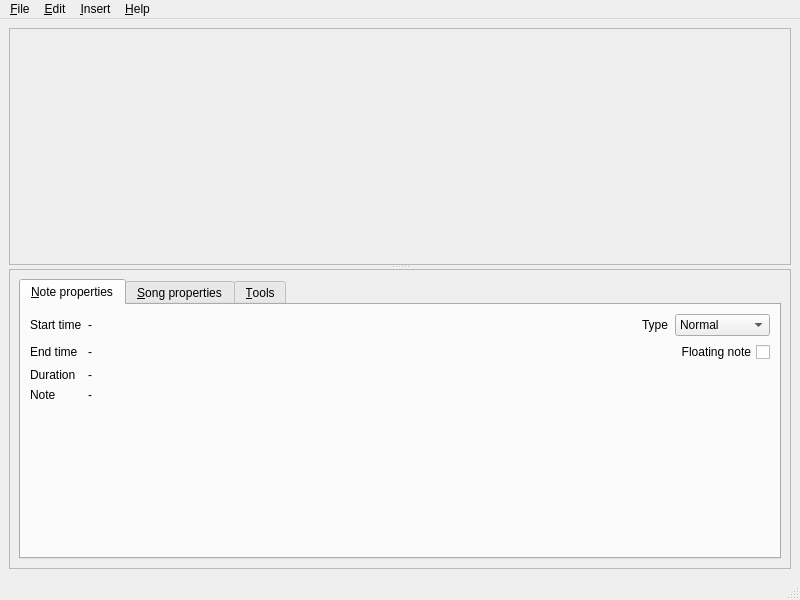
<?xml version="1.0" encoding="UTF-8"?>
<ui version="4.0">
 <class>EditorApp</class>
 <widget class="QMainWindow" name="EditorApp">
  <property name="geometry">
   <rect>
    <x>0</x>
    <y>0</y>
    <width>800</width>
    <height>600</height>
   </rect>
  </property>
  <property name="sizePolicy">
   <sizepolicy hsizetype="MinimumExpanding" vsizetype="MinimumExpanding">
    <horstretch>0</horstretch>
    <verstretch>0</verstretch>
   </sizepolicy>
  </property>
  <property name="minimumSize">
   <size>
    <width>600</width>
    <height>500</height>
   </size>
  </property>
  <property name="windowTitle">
   <string>Editor</string>
  </property>
  <widget class="QWidget" name="centralwidget">
   <layout class="QGridLayout" name="gridLayout">
    <item row="0" column="0">
     <widget class="QSplitter" name="splitter">
      <property name="orientation">
       <enum>Qt::Vertical</enum>
      </property>
      <widget class="QScrollArea" name="noteGraphScroller">
       <property name="sizePolicy">
        <sizepolicy hsizetype="Preferred" vsizetype="Preferred">
         <horstretch>0</horstretch>
         <verstretch>0</verstretch>
        </sizepolicy>
       </property>
       <property name="widgetResizable">
        <bool>true</bool>
       </property>
       <widget class="QWidget" name="noteGraphScrollerContents">
        <property name="geometry">
         <rect>
          <x>0</x>
          <y>0</y>
          <width>780</width>
          <height>227</height>
         </rect>
        </property>
        <layout class="QGridLayout" name="gridLayout_2"/>
       </widget>
      </widget>
      <widget class="QFrame" name="frame">
       <property name="sizePolicy">
        <sizepolicy hsizetype="Expanding" vsizetype="Expanding">
         <horstretch>0</horstretch>
         <verstretch>0</verstretch>
        </sizepolicy>
       </property>
       <property name="maximumSize">
        <size>
         <width>16777215</width>
         <height>300</height>
        </size>
       </property>
       <property name="frameShape">
        <enum>QFrame::StyledPanel</enum>
       </property>
       <property name="frameShadow">
        <enum>QFrame::Raised</enum>
       </property>
       <layout class="QGridLayout" name="gridLayout_3">
        <item row="0" column="0">
         <widget class="QTabWidget" name="tabWidget">
          <widget class="QWidget" name="tabNote">
           <attribute name="title">
            <string>&amp;Note properties</string>
           </attribute>
           <attribute name="toolTip">
            <string>Note properties</string>
           </attribute>
           <attribute name="whatsThis">
            <string>This tabs displays information on the currently selected note in the note graph. You can also change various note properties.</string>
           </attribute>
           <layout class="QGridLayout" name="gridLayout_4">
            <item row="0" column="0">
             <widget class="QLabel" name="label_3">
              <property name="text">
               <string>Start time</string>
              </property>
             </widget>
            </item>
            <item row="0" column="1">
             <widget class="QLabel" name="valNoteBegin">
              <property name="text">
               <string>-</string>
              </property>
             </widget>
            </item>
            <item row="1" column="0">
             <widget class="QLabel" name="label_4">
              <property name="text">
               <string>End time</string>
              </property>
             </widget>
            </item>
            <item row="1" column="1">
             <widget class="QLabel" name="valNoteEnd">
              <property name="text">
               <string>-</string>
              </property>
             </widget>
            </item>
            <item row="0" column="5">
             <widget class="QComboBox" name="cmbNoteType">
              <property name="toolTip">
               <string>Note type</string>
              </property>
              <property name="statusTip">
               <string>Choose what kind of note the selection should be.</string>
              </property>
              <property name="editable">
               <bool>false</bool>
              </property>
              <item>
               <property name="text">
                <string>Normal</string>
               </property>
              </item>
              <item>
               <property name="text">
                <string>Golden</string>
               </property>
              </item>
              <item>
               <property name="text">
                <string>Freestyle</string>
               </property>
              </item>
             </widget>
            </item>
            <item row="1" column="5">
             <widget class="QCheckBox" name="chkFloating">
              <property name="layoutDirection">
               <enum>Qt::RightToLeft</enum>
              </property>
              <property name="text">
               <string>Floating note</string>
              </property>
             </widget>
            </item>
            <item row="0" column="3">
             <widget class="QLabel" name="label_6">
              <property name="text">
               <string>Type</string>
              </property>
             </widget>
            </item>
            <item row="2" column="0">
             <widget class="QLabel" name="label_5">
              <property name="text">
               <string>Duration</string>
              </property>
             </widget>
            </item>
            <item row="2" column="1">
             <widget class="QLabel" name="valNoteDuration">
              <property name="text">
               <string>-</string>
              </property>
             </widget>
            </item>
            <item row="3" column="0">
             <widget class="QLabel" name="label_8">
              <property name="text">
               <string>Note</string>
              </property>
             </widget>
            </item>
            <item row="3" column="1">
             <widget class="QLabel" name="valNote">
              <property name="text">
               <string>-</string>
              </property>
             </widget>
            </item>
            <item row="4" column="0">
             <spacer name="verticalSpacer">
              <property name="orientation">
               <enum>Qt::Vertical</enum>
              </property>
              <property name="sizeHint" stdset="0">
               <size>
                <width>20</width>
                <height>40</height>
               </size>
              </property>
             </spacer>
            </item>
            <item row="0" column="2">
             <spacer name="horizontalSpacer">
              <property name="orientation">
               <enum>Qt::Horizontal</enum>
              </property>
              <property name="sizeType">
               <enum>QSizePolicy::Expanding</enum>
              </property>
              <property name="sizeHint" stdset="0">
               <size>
                <width>40</width>
                <height>20</height>
               </size>
              </property>
             </spacer>
            </item>
           </layout>
          </widget>
          <widget class="QWidget" name="tabSong">
           <attribute name="title">
            <string>&amp;Song properties</string>
           </attribute>
           <attribute name="toolTip">
            <string>Song properties</string>
           </attribute>
           <attribute name="whatsThis">
            <string>This tab lets you to configure the song metadata.</string>
           </attribute>
           <layout class="QGridLayout" name="gridLayout_5" columnstretch="10,70,10,20">
            <item row="0" column="0">
             <widget class="QLabel" name="label">
              <property name="text">
               <string>Title</string>
              </property>
             </widget>
            </item>
            <item row="0" column="1">
             <widget class="QLineEdit" name="txtTitle"/>
            </item>
            <item row="0" column="2">
             <widget class="QLabel" name="label_9">
              <property name="text">
               <string>Genre</string>
              </property>
              <property name="alignment">
               <set>Qt::AlignRight|Qt::AlignTrailing|Qt::AlignVCenter</set>
              </property>
             </widget>
            </item>
            <item row="0" column="3">
             <widget class="QLineEdit" name="txtGenre"/>
            </item>
            <item row="1" column="0">
             <widget class="QLabel" name="label_2">
              <property name="text">
               <string>Artist</string>
              </property>
             </widget>
            </item>
            <item row="1" column="1">
             <widget class="QLineEdit" name="txtArtist"/>
            </item>
            <item row="1" column="2">
             <widget class="QLabel" name="label_10">
              <property name="text">
               <string>Year</string>
              </property>
              <property name="alignment">
               <set>Qt::AlignRight|Qt::AlignTrailing|Qt::AlignVCenter</set>
              </property>
             </widget>
            </item>
            <item row="1" column="3">
             <widget class="QLineEdit" name="txtYear"/>
            </item>
            <item row="2" column="0">
             <widget class="QLabel" name="label_7">
              <property name="text">
               <string>Music</string>
              </property>
             </widget>
            </item>
            <item row="2" column="1">
             <widget class="QLabel" name="valMusicFile">
              <property name="text">
               <string>No music</string>
              </property>
             </widget>
            </item>
            <item row="3" column="1">
             <spacer name="verticalSpacer_2">
              <property name="orientation">
               <enum>Qt::Vertical</enum>
              </property>
              <property name="sizeHint" stdset="0">
               <size>
                <width>20</width>
                <height>40</height>
               </size>
              </property>
             </spacer>
            </item>
            <item row="2" column="3">
             <widget class="QPushButton" name="cmdMusicFile">
              <property name="toolTip">
               <string>Change music file...</string>
              </property>
              <property name="text">
               <string>Load music...</string>
              </property>
             </widget>
            </item>
           </layout>
          </widget>
          <widget class="QWidget" name="tabTools">
           <attribute name="title">
            <string>&amp;Tools</string>
           </attribute>
           <layout class="QGridLayout" name="gridLayout_6">
            <item row="0" column="0">
             <widget class="QPushButton" name="cmdPlay">
              <property name="toolTip">
               <string>Start playing the music file.</string>
              </property>
              <property name="text">
               <string>Play</string>
              </property>
             </widget>
            </item>
            <item row="0" column="1">
             <widget class="QPushButton" name="cmdStop">
              <property name="toolTip">
               <string>Stop the music.</string>
              </property>
              <property name="text">
               <string>Stop</string>
              </property>
             </widget>
            </item>
           </layout>
          </widget>
         </widget>
        </item>
       </layout>
      </widget>
     </widget>
    </item>
   </layout>
  </widget>
  <widget class="QMenuBar" name="menubar">
   <property name="geometry">
    <rect>
     <x>0</x>
     <y>0</y>
     <width>800</width>
     <height>25</height>
    </rect>
   </property>
   <widget class="QMenu" name="menuFile">
    <property name="title">
     <string>&amp;File</string>
    </property>
    <widget class="QMenu" name="menuExport">
     <property name="title">
      <string>Expo&amp;rt</string>
     </property>
     <addaction name="actionSingStarXML"/>
     <addaction name="actionUltraStarTXT"/>
     <addaction name="actionFoFMIDI"/>
     <addaction name="separator"/>
     <addaction name="actionLyricsToFile"/>
     <addaction name="actionLyricsToClipboard"/>
    </widget>
    <addaction name="actionNew"/>
    <addaction name="actionOpen"/>
    <addaction name="separator"/>
    <addaction name="actionSave"/>
    <addaction name="actionSaveAs"/>
    <addaction name="separator"/>
    <addaction name="menuExport"/>
    <addaction name="separator"/>
    <addaction name="actionExit"/>
   </widget>
   <widget class="QMenu" name="menuEdit">
    <property name="title">
     <string>&amp;Edit</string>
    </property>
    <addaction name="actionUndo"/>
    <addaction name="actionRedo"/>
    <addaction name="separator"/>
    <addaction name="actionPreferences"/>
   </widget>
   <widget class="QMenu" name="menuHelp">
    <property name="title">
     <string>&amp;Help</string>
    </property>
    <addaction name="actionWhatsThis"/>
    <addaction name="separator"/>
    <addaction name="actionAbout"/>
   </widget>
   <widget class="QMenu" name="menuInsert">
    <property name="title">
     <string>&amp;Insert</string>
    </property>
    <addaction name="actionMusicFile"/>
    <addaction name="separator"/>
    <addaction name="actionLyricsFromFile"/>
    <addaction name="actionLyricsFromClipboard"/>
   </widget>
   <addaction name="menuFile"/>
   <addaction name="menuEdit"/>
   <addaction name="menuInsert"/>
   <addaction name="menuHelp"/>
  </widget>
  <widget class="QStatusBar" name="statusbar"/>
  <action name="actionAbout">
   <property name="text">
    <string>&amp;About</string>
   </property>
  </action>
  <action name="actionNew">
   <property name="text">
    <string>&amp;New</string>
   </property>
   <property name="shortcut">
    <string>Ctrl+N</string>
   </property>
  </action>
  <action name="actionOpen">
   <property name="text">
    <string>&amp;Open</string>
   </property>
   <property name="shortcut">
    <string>Ctrl+O</string>
   </property>
  </action>
  <action name="actionSave">
   <property name="text">
    <string>&amp;Save</string>
   </property>
   <property name="shortcut">
    <string>Ctrl+S</string>
   </property>
  </action>
  <action name="actionSaveAs">
   <property name="text">
    <string>S&amp;ave as...</string>
   </property>
  </action>
  <action name="actionExit">
   <property name="text">
    <string>E&amp;xit</string>
   </property>
   <property name="shortcut">
    <string>Ctrl+Q</string>
   </property>
  </action>
  <action name="actionUndo">
   <property name="enabled">
    <bool>false</bool>
   </property>
   <property name="text">
    <string>&amp;Undo</string>
   </property>
   <property name="shortcut">
    <string>Ctrl+Z</string>
   </property>
  </action>
  <action name="actionRedo">
   <property name="enabled">
    <bool>false</bool>
   </property>
   <property name="text">
    <string>&amp;Redo</string>
   </property>
   <property name="shortcut">
    <string>Ctrl+Shift+Z</string>
   </property>
  </action>
  <action name="actionPreferences">
   <property name="text">
    <string>&amp;Preferences</string>
   </property>
  </action>
  <action name="actionSingStarXML">
   <property name="text">
    <string>&amp;SingStar XML</string>
   </property>
  </action>
  <action name="actionLyricsToFile">
   <property name="text">
    <string>Lyrics to fi&amp;le</string>
   </property>
  </action>
  <action name="actionLyricsToClipboard">
   <property name="text">
    <string>Lyrics to &amp;clipboard</string>
   </property>
  </action>
  <action name="actionMusicFile">
   <property name="text">
    <string>&amp;Music file</string>
   </property>
  </action>
  <action name="actionLyricsFromFile">
   <property name="text">
    <string>Lyrics from fi&amp;le</string>
   </property>
  </action>
  <action name="actionLyricsFromClipboard">
   <property name="text">
    <string>Lyrics from &amp;clipboard</string>
   </property>
  </action>
  <action name="actionUltraStarTXT">
   <property name="text">
    <string>&amp;UltraStar TXT</string>
   </property>
  </action>
  <action name="actionFoFMIDI">
   <property name="text">
    <string>&amp;FoF MIDI</string>
   </property>
  </action>
  <action name="actionWhatsThis">
   <property name="text">
    <string>&amp;What's this?</string>
   </property>
  </action>
 </widget>
 <resources/>
 <connections/>
</ui>
